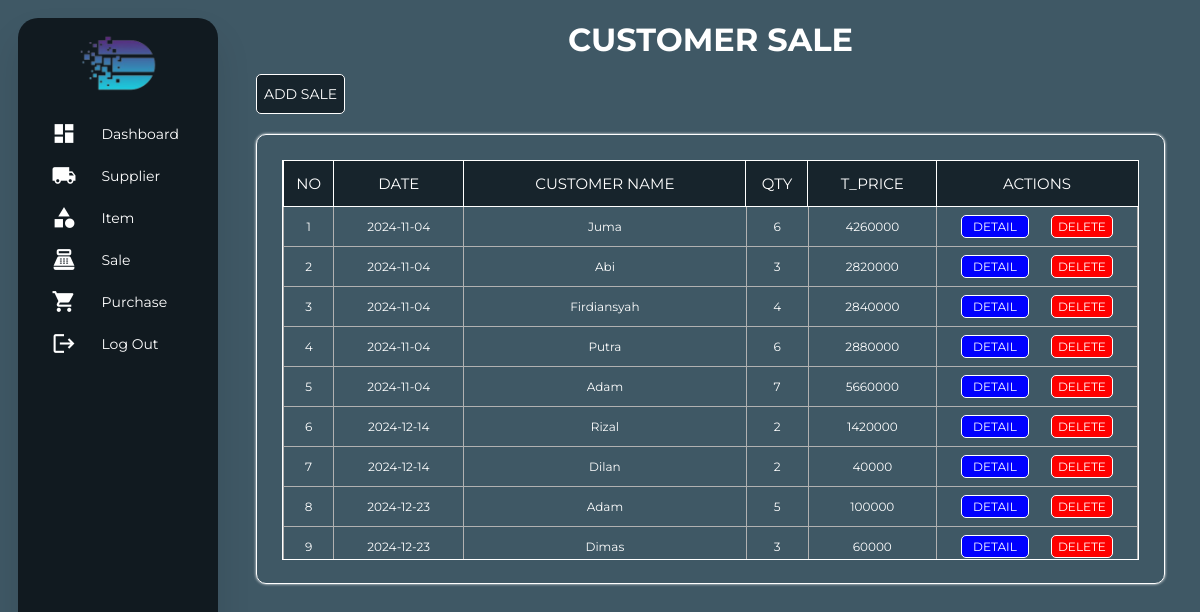
Screenshot of /view/viewSale.php (signed in) with the database file from the repository.
### tables this page shows
CREATE TABLE `sale` (
  `id` int(11) NOT NULL,
  `tgl_sale` date NOT NULL,
  `customer_name` varchar(100) NOT NULL
);

### repository/getAllData.php (called while the page is built, shortened)
<?php
require_once "../model/saleModel.php";
function getAllSale(): array
{
    $connection = getConnection();
    $query = "SELECT
        s.id AS sale_id,
        s.tgl_sale,
        s.customer_name,
        SUM(ds.quantity) AS quantity,
        SUM(ds.total_price) AS total_price
    FROM
        sale s
    JOIN
        detail_sale ds ON s.id = ds.sale_id
    GROUP BY
        s.id, s.tgl_sale, s.customer_name";
    $result = $connection->query($query);
    $array = [];
    while ($row = $result->fetch()) {
        $tgl_sale = new DateTime($row['tgl_sale']);
        $array[] = new Sale(
            id: $row['sale_id'],
            tgl_sale: $tgl_sale,
            customer_name: $row['customer_name'],
            quantity: $row["quantity"],
            total_price: $row['total_price']
        );
    }
    return $array;
}

### model/saleModel.php (called while the page is built, shortened)
<?php
class Sale
{
    private int $id;
    private DateTime $tgl_sale;
    private string $customer_name;
    private int $quantity;
    private int $total_price;
    public function __construct(int $id, DateTime $tgl_sale, string $customer_name, int $quantity, int $total_price)
    {
        $this->id = $id;
        $this->tgl_sale = $tgl_sale;
        $this->customer_name = $customer_name;
        $this->quantity = $quantity;
        $this->total_price = $total_price;
    }
    public function getId(): int
    {
        return $this->id;
    }
    public function getTglSale(): string
    {
        return $this->tgl_sale->format('Y-m-d');
    }
    public function getCustomerName(): string
    {
        return $this->customer_name;
    }
    public function getQuantity(): int
    {
        return $this->quantity;
    }
    public function getTotalPrice(): int
    {
        return $this->total_price;
    }
}

### view/viewSale.php (the view, shortened to what this page needs)
<?php
require_once "../repository/getAllData.php";
$data = getAllSale();
?>
<!DOCTYPE html>
    <html lang="en">
    <head>
        <link rel="stylesheet" href="../assets/style/styleSale.css">
    </head>
    <body>
        <div class="container">
            <div class="navigation">
                <nav class="sidebar">
                    <ul>
                        <li class="logo_app">
                            <img class="text_logo" src="../assets/image/logo.png" alt="text_logo">
                        </li>
                        <li>
                            <a href="viewDashboard.php">
                                <span class="material-icons">dashboard</span>
                                <span class="nav-name">Dashboard</span>
                            </a>
                        </li>
                        <li>
                            <a href="viewSupplier.php">
                                <span class="material-icons">local_shipping</span>
                                <span class="nav-name">Supplier</span>
                            </a>
                        </li>
                        <li>
                            <a href="viewItem.php">
                                <span class="material-icons">category</span>
                                <span class="nav-name">Item</span>
                            </a>
                        </li>
                        <li>
                            <a href="viewSale.php">
                                <span class="material-icons">point_of_sale</span>
                                <span class="nav-name">Sale</span>
                            </a>
                        </li>
                        <li>
                            <a href="viewPurchase.php">
                                <span class="material-icons">shopping_cart</span>
                                <span class="nav-name">Purchase</span>
                            </a>
                        </li>
                        <li>
                            <a href="../repository/logOut.php" class="btn-logout">
                                <span class="material-icons">logout</span>
                                <span class="nav-name">Log Out</span>
                            </a>
                        </li>
                    </ul>
                </nav>
            </div>
            <div class="content-container">
                <div class="header">
                    <h1>CUSTOMER SALE</h1>
                </div>
                <div class="controller">
                    <a href="viewAddSale.php" class="button-add">ADD SALE</a>
                </div>
                <div class="outer-wrapper">
                    <div class="table-wrapper">
                        <table>
                            <tr>
                                <th>NO</th>
                                <th>DATE</th>
                                <th>CUSTOMER NAME</th>
                                <th>QTY</th>
                                <th>T_PRICE</th>
                                <th class="change">ACTIONS</th>
                            </tr>
                            <?php
                            $counter = 1;
                            foreach ($data as $sale) { ?>
                                <tr>
                                    <td><?= $counter ?></td>
                                    <td><?= $sale->getTglSale()?></td>
                                    <td><?= $sale->getCustomerName()?></td>
                                    <td><?= $sale->getQuantity()?></td>
                                    <td><?= $sale->getTotalPrice()?></td>
                                    <td>
                                        <div class="button-control">
                                            <a href="viewDetailSale.php?id=<?=$sale->getId()?>" class="button-detail">DETAIL</a>
                                            <a href="../repository/sale_customer/actionDeleteSale.php?action_type=delete&id=<?= $sale->getId() ?>" class="button-delete">DELETE</a>
                                        </div>
                                    </td>
                                </tr>
                                <?php $counter++;
                            } ?>
                        </table>
                    </div>
                </div>
            </div>
        </div>
    </body>
</html>

### assets/style/styleSale.css (style rules this page uses)
* { margin: 0; padding: 0; outline: none; border: none; text-decoration: none; box-sizing: border-box; font-family: "Montserrat", Arial, sans-serif; }
html, body { height: 100%; background-color: #3f5865; margin: 0; }
.container { display: flex; height: 100%; }
.sidebar { height: 94.5%; width: 200px; overflow: hidden; box-shadow: 0 20px 35px rgba(0, 0, 0, 0.1); margin: 18px; border-radius: 20px; background-color: #111a20; }
.logo_app { display: flex; justify-content: center; }
.text_logo { padding-top: 15px; padding-bottom: 15px; width: 40%; height: 40%; }
a { color: white; font-size: 14px; display: flex; padding: 5px; margin: 7px 12px; align-items: center; }
.material-icons { font-size: 25px !important; margin-left: 10%; color: white; }
li .nav-name { margin-left: 15%; text-align: left; }
.content-container { flex: 1; margin: 10px 15px 10px 0; }
.header { color: white; text-align: center; margin-top: 10px; margin-bottom: 15px; }
.controller { display: flex; justify-content: space-between; align-items: center; margin-bottom: 20px; margin-right: 20px; margin-left: 20px; }
.button-add { padding: 10px 7px; margin: 0; color: white; border: 1px solid white; border-radius: 5px; text-decoration: none; background-color: #17242c; }
.outer-wrapper { margin: 10px 20px; border: 1px solid white; border-radius: 10px; box-shadow: 0 0 3px white; max-width: 100%; height: 450px; }
.table-wrapper { max-height: 400px; margin: 25px; overflow-y: auto; border: 1px solid white; }
table { width: 100%; border-collapse: collapse; }
table th { position: sticky; top: 0; background-color: #17242c; color: white; text-align: center; font-weight: normal; font-size: 15px; outline: 1px solid white; height: 45px; }
table td { text-align: center; font-size: 12px; border: 1px solid rgb(177, 177, 177); color: white; }
table th.change { width: 200px; }
.button-control { display: flex; justify-content: space-evenly; padding: 5px; width: 200px; }
.button-detail { padding: 3px 11px; margin: 3px; color: white; border: 1px solid white; border-radius: 5px; text-decoration: none; background-color: blue; font-size: 12px; }
.button-delete { padding: 3px 6px; margin: 3px; color: white; border: 1px solid white; border-radius: 5px; text-decoration: none; background-color: red; font-size: 12px; }

### rows the page displays
sale: TglSale "2024-11-04", customer_name "Juma", Quantity "6", TotalPrice "4260000"
sale: TglSale "2024-11-04", customer_name "Abi", Quantity "3", TotalPrice "2820000"
sale: TglSale "2024-11-04", customer_name "Firdiansyah", Quantity "4", TotalPrice "2840000"
sale: TglSale "2024-11-04", customer_name "Putra", Quantity "6", TotalPrice "2880000"
sale: TglSale "2024-11-04", customer_name "Adam", Quantity "7", TotalPrice "5660000"
sale: TglSale "2024-12-14", customer_name "Rizal", Quantity "2", TotalPrice "1420000"
sale: TglSale "2024-12-14", customer_name "Dilan", Quantity "2", TotalPrice "40000"
sale: TglSale "2024-12-23", customer_name "Adam", Quantity "5", TotalPrice "100000"
sale: TglSale "2024-12-23", customer_name "Dimas", Quantity "3", TotalPrice "60000"
